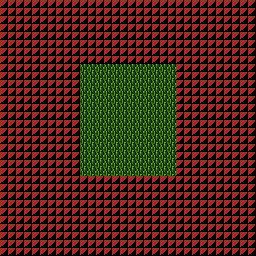

The image is a tile-based game level rendered from a .tmx file. Its description and complete source (layers, tilesets, objects, tile grids) follow:
An orthogonal 32x32 tile map with 8x8 px tiles, 1 tile layer (map0).

<map version="1.0" orientation="orthogonal" width="32" height="32" tilewidth="8" tileheight="8">
 <tileset firstgid="1" name="tileset" tilewidth="8" tileheight="8">
  <image source="sechs.png" width="256" height="256" />
 </tileset>
 <layer name="map0" width="32" height="32">
  <data encoding="csv">
1024,1024,1024,1024,1024,1024,1024,1024,1024,1024,1024,1024,1024,1024,1024,1024,1024,1024,1024,1024,1024,1024,1024,1024,1024,1024,1024,1024,1024,1024,1024,1024,
1024,1024,1024,1024,1024,1024,1024,1024,1024,1024,1024,1024,1024,1024,1024,1024,1024,1024,1024,1024,1024,1024,1024,1024,1024,1024,1024,1024,1024,1024,1024,1024,
1024,1024,1024,1024,1024,1024,1024,1024,1024,1024,1024,1024,1024,1024,1024,1024,1024,1024,1024,1024,1024,1024,1024,1024,1024,1024,1024,1024,1024,1024,1024,1024,
1024,1024,1024,1024,1024,1024,1024,1024,1024,1024,1024,1024,1024,1024,1024,1024,1024,1024,1024,1024,1024,1024,1024,1024,1024,1024,1024,1024,1024,1024,1024,1024,
1024,1024,1024,1024,1024,1024,1024,1024,1024,1024,1024,1024,1024,1024,1024,1024,1024,1024,1024,1024,1024,1024,1024,1024,1024,1024,1024,1024,1024,1024,1024,1024,
1024,1024,1024,1024,1024,1024,1024,1024,1024,1024,1024,1024,1024,1024,1024,1024,1024,1024,1024,1024,1024,1024,1024,1024,1024,1024,1024,1024,1024,1024,1024,1024,
1024,1024,1024,1024,1024,1024,1024,1024,1024,1024,1024,1024,1024,1024,1024,1024,1024,1024,1024,1024,1024,1024,1024,1024,1024,1024,1024,1024,1024,1024,1024,1024,
1024,1024,1024,1024,1024,1024,1024,1024,1024,1024,1024,1024,1024,1024,1024,1024,1024,1024,1024,1024,1024,1024,1024,1024,1024,1024,1024,1024,1024,1024,1024,1024,
1024,1024,1024,1024,1024,1024,1024,1024,1024,1024,1,1,1,1,1,1,1,1,1,1,1,1,1024,1024,1024,1024,1024,1024,1024,1024,1024,1024,
1024,1024,1024,1024,1024,1024,1024,1024,1024,1024,1,1,1,1,1,1,1,1,1,1,1,1,1024,1024,1024,1024,1024,1024,1024,1024,1024,1024,
1024,1024,1024,1024,1024,1024,1024,1024,1024,1024,1,1,1,1,1,1,1,1,1,1,1,1,1024,1024,1024,1024,1024,1024,1024,1024,1024,1024,
1024,1024,1024,1024,1024,1024,1024,1024,1024,1024,1,1,1,1,1,1,1,1,1,1,1,1,1024,1024,1024,1024,1024,1024,1024,1024,1024,1024,
1024,1024,1024,1024,1024,1024,1024,1024,1024,1024,1,1,1,1,1,1,1,1,1,1,1,1,1024,1024,1024,1024,1024,1024,1024,1024,1024,1024,
1024,1024,1024,1024,1024,1024,1024,1024,1024,1024,1,1,1,1,1,1,1,1,1,1,1,1,1024,1024,1024,1024,1024,1024,1024,1024,1024,1024,
1024,1024,1024,1024,1024,1024,1024,1024,1024,1024,1,1,1,1,1,1,1,1,1,1,1,1,1024,1024,1024,1024,1024,1024,1024,1024,1024,1024,
1024,1024,1024,1024,1024,1024,1024,1024,1024,1024,1,1,1,1,1,1,1,1,1,1,1,1,1024,1024,1024,1024,1024,1024,1024,1024,1024,1024,
1024,1024,1024,1024,1024,1024,1024,1024,1024,1024,1,1,1,1,1,1,1,1,1,1,1,1,1024,1024,1024,1024,1024,1024,1024,1024,1024,1024,
1024,1024,1024,1024,1024,1024,1024,1024,1024,1024,1,1,1,1,1,1,1,1,1,1,1,1,1024,1024,1024,1024,1024,1024,1024,1024,1024,1024,
1024,1024,1024,1024,1024,1024,1024,1024,1024,1024,1,1,1,1,1,1,1,1,1,1,1,1,1024,1024,1024,1024,1024,1024,1024,1024,1024,1024,
1024,1024,1024,1024,1024,1024,1024,1024,1024,1024,1,1,1,1,1,1,1,1,1,1,1,1,1024,1024,1024,1024,1024,1024,1024,1024,1024,1024,
1024,1024,1024,1024,1024,1024,1024,1024,1024,1024,1,1,1,1,1,1,1,1,1,1,1,1,1024,1024,1024,1024,1024,1024,1024,1024,1024,1024,
1024,1024,1024,1024,1024,1024,1024,1024,1024,1024,1,1,1,1,1,1,1,1,1,1,1,1,1024,1024,1024,1024,1024,1024,1024,1024,1024,1024,
1024,1024,1024,1024,1024,1024,1024,1024,1024,1024,1024,1024,1024,1024,1024,1024,1024,1024,1024,1024,1024,1024,1024,1024,1024,1024,1024,1024,1024,1024,1024,1024,
1024,1024,1024,1024,1024,1024,1024,1024,1024,1024,1024,1024,1024,1024,1024,1024,1024,1024,1024,1024,1024,1024,1024,1024,1024,1024,1024,1024,1024,1024,1024,1024,
1024,1024,1024,1024,1024,1024,1024,1024,1024,1024,1024,1024,1024,1024,1024,1024,1024,1024,1024,1024,1024,1024,1024,1024,1024,1024,1024,1024,1024,1024,1024,1024,
1024,1024,1024,1024,1024,1024,1024,1024,1024,1024,1024,1024,1024,1024,1024,1024,1024,1024,1024,1024,1024,1024,1024,1024,1024,1024,1024,1024,1024,1024,1024,1024,
1024,1024,1024,1024,1024,1024,1024,1024,1024,1024,1024,1024,1024,1024,1024,1024,1024,1024,1024,1024,1024,1024,1024,1024,1024,1024,1024,1024,1024,1024,1024,1024,
1024,1024,1024,1024,1024,1024,1024,1024,1024,1024,1024,1024,1024,1024,1024,1024,1024,1024,1024,1024,1024,1024,1024,1024,1024,1024,1024,1024,1024,1024,1024,1024,
1024,1024,1024,1024,1024,1024,1024,1024,1024,1024,1024,1024,1024,1024,1024,1024,1024,1024,1024,1024,1024,1024,1024,1024,1024,1024,1024,1024,1024,1024,1024,1024,
1024,1024,1024,1024,1024,1024,1024,1024,1024,1024,1024,1024,1024,1024,1024,1024,1024,1024,1024,1024,1024,1024,1024,1024,1024,1024,1024,1024,1024,1024,1024,1024,
1024,1024,1024,1024,1024,1024,1024,1024,1024,1024,1024,1024,1024,1024,1024,1024,1024,1024,1024,1024,1024,1024,1024,1024,1024,1024,1024,1024,1024,1024,1024,1024,
1024,1024,1024,1024,1024,1024,1024,1024,1024,1024,1024,1024,1024,1024,1024,1024,1024,1024,1024,1024,1024,1024,1024,1024,1024,1024,1024,1024,1024,1024,1024,1024
</data>
 </layer>
</map>
